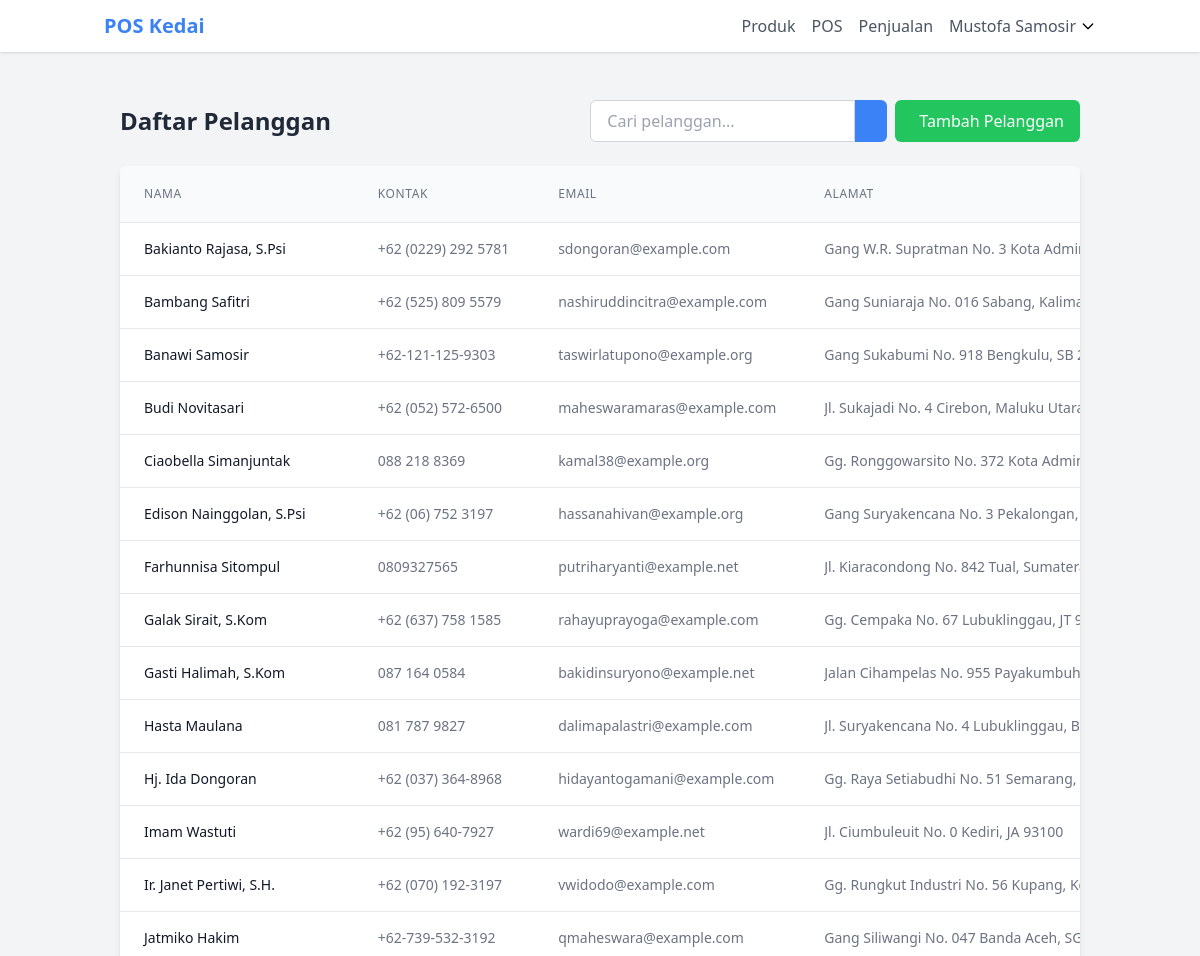
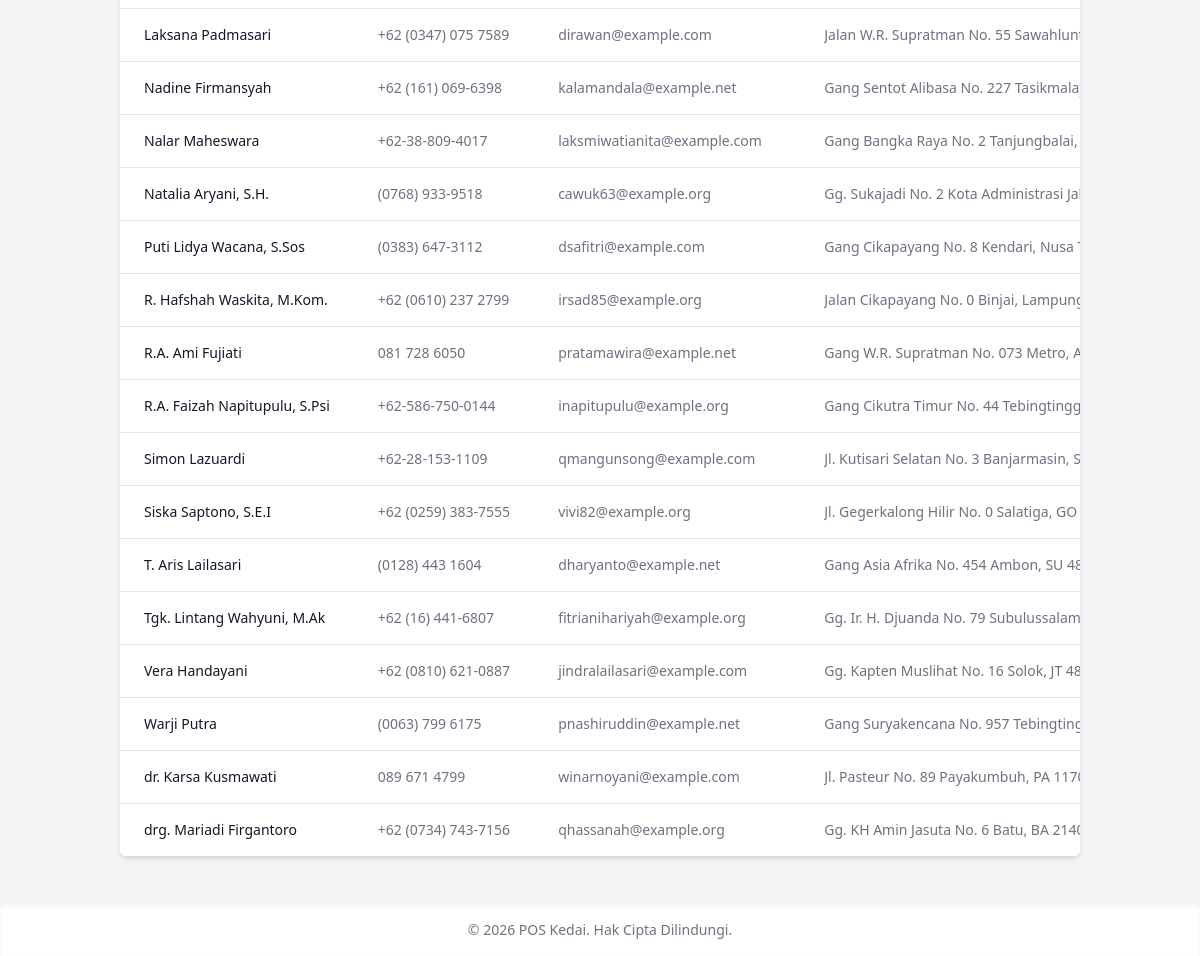
Screenshot of /inventory/customers/ (signed in) with the database file from the repository (2 pictures, top to bottom).
### core/models.py (models this page shows, shortened)
class User(AbstractUser):
    class Role(models.TextChoices):
        ADMIN = 'ADMIN', _('Admin')
        OWNER = 'OWNER', _('Pemilik Toko')
        EMPLOYEE = 'EMPLOYEE', _('Karyawan')
    username = None
    email = models.EmailField(_('alamat email'), unique=True)
    role = models.CharField(
        max_length=10,
        choices=Role.choices,
        default=Role.EMPLOYEE,
        verbose_name=_('peran')
    )
    phone_number = models.CharField(_('nomor telepon'), max_length=15, blank=True)
    address = models.TextField(_('alamat'), blank=True)
    profile_picture = models.ImageField(
        upload_to='profile_pictures/',
        blank=True,
        null=True,
        verbose_name=_('foto profil')
    )
    date_joined = models.DateTimeField(_('tanggal bergabung'), auto_now_add=True)
    last_login = models.DateTimeField(_('terakhir login'), auto_now=True)
    is_active = models.BooleanField(_('aktif'), default=True)
    objects = UserManager()
    USERNAME_FIELD = 'email'
    REQUIRED_FIELDS = []
    class Meta:
        verbose_name = _('pengguna')
        verbose_name_plural = _('pengguna')
    @property
    def is_admin(self):
        return self.role == self.Role.ADMIN
    @property
    def is_owner(self):
        return self.role == self.Role.OWNER

### inventory/models.py (models this page shows, shortened)
class Customer(models.Model):
    name = models.CharField(_('nama pelanggan'), max_length=255)
    phone = models.CharField(_('telepon'), max_length=20, blank=True)
    email = models.EmailField(_('email'), blank=True)
    address = models.TextField(_('alamat'), blank=True)
    created_at = models.DateTimeField(_('dibuat pada'), auto_now_add=True)
    updated_at = models.DateTimeField(_('diperbarui pada'), auto_now=True)
    class Meta:
        verbose_name = _('pelanggan')
        verbose_name_plural = _('pelanggan')
        ordering = ['name']

### inventory/views.py (the view)
# urls.py: path('customers/', views.customer_list, name='customer_list'),
@login_required
def customer_list(request):
    customers = Customer.objects.all()
    return render(request, 'inventory/customer_list.html', {'customers': customers})

### templates/inventory/customer_list.html (shortened to what this page needs)
{% extends 'base/base.html' %}
{% block content %}
<div class="container mx-auto px-4 py-6">
    <div class="flex flex-col md:flex-row justify-between items-start md:items-center mb-6">
        <h1 class="text-2xl font-bold text-gray-800 mb-4 md:mb-0">Daftar Pelanggan</h1>
        <div class="flex flex-col md:flex-row space-y-2 md:space-y-0 md:space-x-2 w-full md:w-auto">
            <form method="get" class="flex w-full md:w-auto">
                <input type="text" name="q" value="{{ request.GET.q }}" placeholder="Cari pelanggan..."
                       class="border border-gray-300 rounded-l-md px-4 py-2 focus:outline-none focus:ring-2 focus:ring-blue-500 focus:border-transparent w-full">
                <button type="submit" class="bg-blue-500 text-white px-4 py-2 rounded-r-md hover:bg-blue-600">
                </button>
            </form>
            <a href="{% url 'inventory:customer_add' %}" class="bg-green-500 hover:bg-green-600 text-white py-2 px-4 rounded-md inline-flex items-center justify-center">
                 Tambah Pelanggan
            </a>
        </div>
    </div>
    <div class="bg-white shadow-md rounded-md overflow-hidden">
        {% if customers %}
        <div class="overflow-x-auto">
            <table class="min-w-full divide-y divide-gray-200">
                <thead>
                    <tr>
                        <th class="px-6 py-3 bg-gray-50 text-left text-xs font-medium text-gray-500 uppercase tracking-wider">Nama</th>
                        <th class="px-6 py-3 bg-gray-50 text-left text-xs font-medium text-gray-500 uppercase tracking-wider">Kontak</th>
                        <th class="px-6 py-3 bg-gray-50 text-left text-xs font-medium text-gray-500 uppercase tracking-wider">Email</th>
                        <th class="px-6 py-3 bg-gray-50 text-left text-xs font-medium text-gray-500 uppercase tracking-wider">Alamat</th>
                    </tr>
                </thead>
                <tbody class="bg-white divide-y divide-gray-200">
                    {% for customer in customers %}
                    <tr>
                        <td class="px-6 py-4 whitespace-nowrap">
                            <div class="text-sm font-medium text-gray-900">{{ customer.name }}</div>
                        </td>
                        <td class="px-6 py-4 whitespace-nowrap">
                            <div class="text-sm text-gray-500">{{ customer.phone }}</div>
                        </td>
                        <td class="px-6 py-4 whitespace-nowrap">
                            <div class="text-sm text-gray-500">{{ customer.email|default:"-" }}</div>
                        </td>
                        <td class="px-6 py-4">
                            <div class="text-sm text-gray-500 truncate max-w-xs">{{ customer.address|default:"-" }}</div>
                        </td>
                    </tr>
                    {% endfor %}
                </tbody>
            </table>
        </div>
        {% endif %}
    </div>
</div>
{% endblock %}

### templates/base/base.html (shortened to what this page needs)
<!DOCTYPE html>
<html lang="id">
<head>
    <script src="https://cdn.tailwindcss.com"></script>
</head>
<body class="bg-gray-100 min-h-screen flex flex-col">
    <header class="bg-white shadow">
        <nav class="container mx-auto px-4 py-3 flex justify-between items-center">
            <div class="flex items-center space-x-4">
                <a href="{% url 'dashboard' %}" class="text-xl font-bold text-primary">POS Kedai</a>
            </div>
            <div class="hidden md:flex items-center space-x-4">
                {% if user.is_authenticated %}
                    <a href="{% url 'inventory:product_list' %}" class="text-gray-600 hover:text-primary">Produk</a>
                    <a href="{% url 'inventory:pos' %}" class="text-gray-600 hover:text-primary">POS</a>
                    <a href="{% url 'inventory:sale_list' %}" class="text-gray-600 hover:text-primary">Penjualan</a>
                    <div class="relative" x-data="{ open: false }">
                        <button @click="open = !open" class="flex items-center space-x-1 focus:outline-none">
                            <span class="text-gray-600">{{ user.get_full_name|default:user.email }}</span>
                            <svg class="w-4 h-4" fill="none" stroke="currentColor" viewBox="0 0 24 24" xmlns="http://www.w3.org/2000/svg">
                                <path stroke-linecap="round" stroke-linejoin="round" stroke-width="2" d="M19 9l-7 7-7-7"></path>
                            </svg>
                        </button>
                    </div>
                {% else %}
                    <a href="{% url 'login' %}" class="text-gray-600 hover:text-primary">Login</a>
                {% endif %}
            </div>
        </nav>
    </header>
    <main class="flex-grow container mx-auto px-4 py-6">
        {% block content %}{% endblock %}
    </main>
    <footer class="bg-white shadow-inner py-4">
        <div class="container mx-auto px-4 text-center text-gray-500 text-sm">
            &copy; {% now "Y" %} POS Kedai. Hak Cipta Dilindungi.
        </div>
    </footer>
</body>
</html>

### rows the page displays
User: get_full_name "Mustofa Samosir"
Customer: name "Bakianto Rajasa, S.Psi", phone "+62 (0229) 292 5781", email "sdongoran@example.com", address "Gang W.R. Supratman No. 3 Kota Administrasi…"
Customer: name "Bambang Safitri", phone "+62 (525) 809 5579", email "nashiruddincitra@example.com", address "Gang Suniaraja No. 016 Sabang, Kalimantan Ti…"
Customer: name "Banawi Samosir", phone "+62-121-125-9303", email "taswirlatupono@example.org", address "Gang Sukabumi No. 918 Bengkulu, SB…"
Customer: name "Budi Novitasari", phone "+62 (052) 572-6500", email "maheswaramaras@example.com", address "Jl. Sukajadi No. 4 Cirebon, Maluku…"
Customer: name "Ciaobella Simanjuntak", phone "088 218 8369", email "kamal38@example.org", address "Gg. Ronggowarsito No. 372 Kota Administrasi J…"
Customer: name "Edison Nainggolan, S.Psi", phone "+62 (06) 752 3197", email "hassanahivan@example.org", address "Gang Suryakencana No. 3 Pekalongan, Kalima…"
Customer: name "Farhunnisa Sitompul", phone "0809327565", email "putriharyanti@example.net", address "Jl. Kiaracondong No. 842 Tual, Sumatera Selata…"
Customer: name "Galak Sirait, S.Kom", phone "+62 (637) 758 1585", email "rahayuprayoga@example.com", address "Gg. Cempaka No. 67 Lubuklinggau, JT…"
Customer: name "Gasti Halimah, S.Kom", phone "087 164 0584", email "bakidinsuryono@example.net", address "Jalan Cihampelas No. 955 Payakumbuh, Maluk…"
Customer: name "Hasta Maulana", phone "081 787 9827", email "dalimapalastri@example.com", address "Jl. Suryakencana No. 4 Lubuklinggau,…"
Customer: name "Hj. Ida Dongoran", phone "+62 (037) 364-8968", email "hidayantogamani@example.com", address "Gg. Raya Setiabudhi No. 51 Semarang,…"
Customer: name "Imam Wastuti", phone "+62 (95) 640-7927", email "wardi69@example.net", address "Jl. Ciumbuleuit No. 0 Kediri, JA 93100"
Customer: name "Ir. Janet Pertiwi, S.H.", phone "+62 (070) 192-3197", email "vwidodo@example.com", address "Gg. Rungkut Industri No. 56 Kupang, Kepulaua…"
Customer: name "Jatmiko Hakim", phone "+62-739-532-3192", email "qmaheswara@example.com", address "Gang Siliwangi No. 047 Banda Aceh,…"
Customer: name "Laksana Padmasari", phone "+62 (0347) 075 7589", email "dirawan@example.com", address "Jalan W.R. Supratman No. 55 Sawahlunto, Kali…"
Customer: name "Nadine Firmansyah", phone "+62 (161) 069-6398", email "kalamandala@example.net", address "Gang Sentot Alibasa No. 227 Tasikmalaya, BB 6…"
Customer: name "Nalar Maheswara", phone "+62-38-809-4017", email "laksmiwatianita@example.com", address "Gang Bangka Raya No. 2 Tanjungbalai, Riau 76…"
Customer: name "Natalia Aryani, S.H.", phone "(0768) 933-9518", email "cawuk63@example.org", address "Gg. Sukajadi No. 2 Kota Administrasi Jakarta Se…"
Customer: name "Puti Lidya Wacana, S.Sos", phone "(0383) 647-3112", email "dsafitri@example.com", address "Gang Cikapayang No. 8 Kendari, Nusa Tenggar…"
Customer: name "R. Hafshah Waskita, M.Kom.", phone "+62 (0610) 237 2799", email "irsad85@example.org", address "Jalan Cikapayang No. 0 Binjai,…"
Customer: name "R.A. Ami Fujiati", phone "081 728 6050", email "pratamawira@example.net", address "Gang W.R. Supratman No. 073 Metro,…"
Customer: name "R.A. Faizah Napitupulu, S.Psi", phone "+62-586-750-0144", email "inapitupulu@example.org", address "Gang Cikutra Timur No. 44 Tebingtinggi, Jawa…"
Customer: name "Simon Lazuardi", phone "+62-28-153-1109", email "qmangunsong@example.com", address "Jl. Kutisari Selatan No. 3 Banjarmasin,…"
Customer: name "Siska Saptono, S.E.I", phone "+62 (0259) 383-7555", email "vivi82@example.org", address "Jl. Gegerkalong Hilir No. 0 Salatiga, GO…"
Customer: name "T. Aris Lailasari", phone "(0128) 443 1604", email "dharyanto@example.net", address "Gang Asia Afrika No. 454 Ambon, SU…"
Customer: name "Tgk. Lintang Wahyuni, M.Ak", phone "+62 (16) 441-6807", email "fitrianihariyah@example.org", address "Gg. Ir. H. Djuanda No. 79 Subulussalam, Jawa B…"
Customer: name "Vera Handayani", phone "+62 (0810) 621-0887", email "jindralailasari@example.com", address "Gg. Kapten Muslihat No. 16 Solok, JT…"
Customer: name "Warji Putra", phone "(0063) 799 6175", email "pnashiruddin@example.net", address "Gang Suryakencana No. 957 Tebingtinggi, Sum…"
Customer: name "dr. Karsa Kusmawati", phone "089 671 4799", email "winarnoyani@example.com", address "Jl. Pasteur No. 89 Payakumbuh, PA…"
Customer: name "drg. Mariadi Firgantoro", phone "+62 (0734) 743-7156", email "qhassanah@example.org", address "Gg. KH Amin Jasuta No. 6 Batu, BA…"
